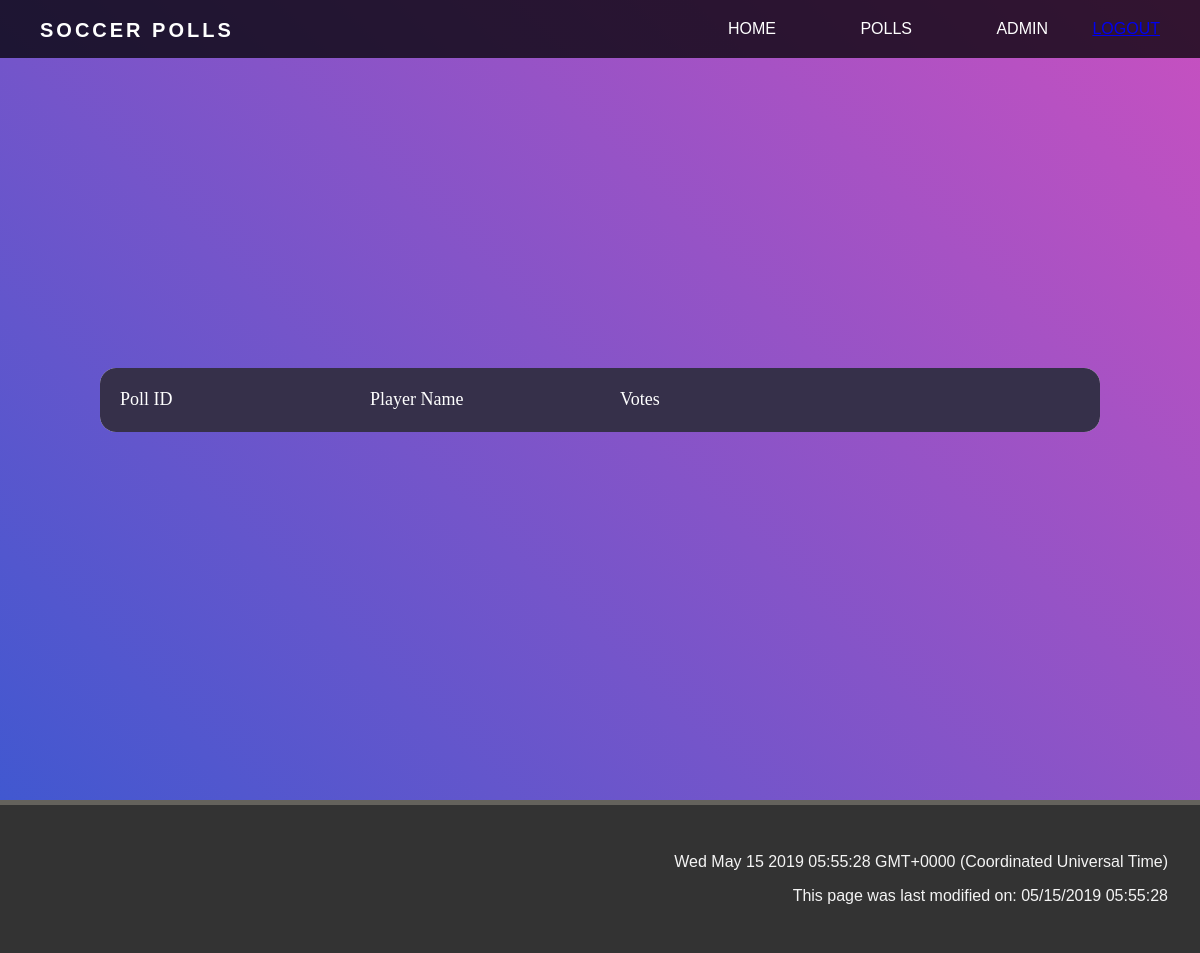
The page /poll/1 (signed in) on the database as committed earlier.
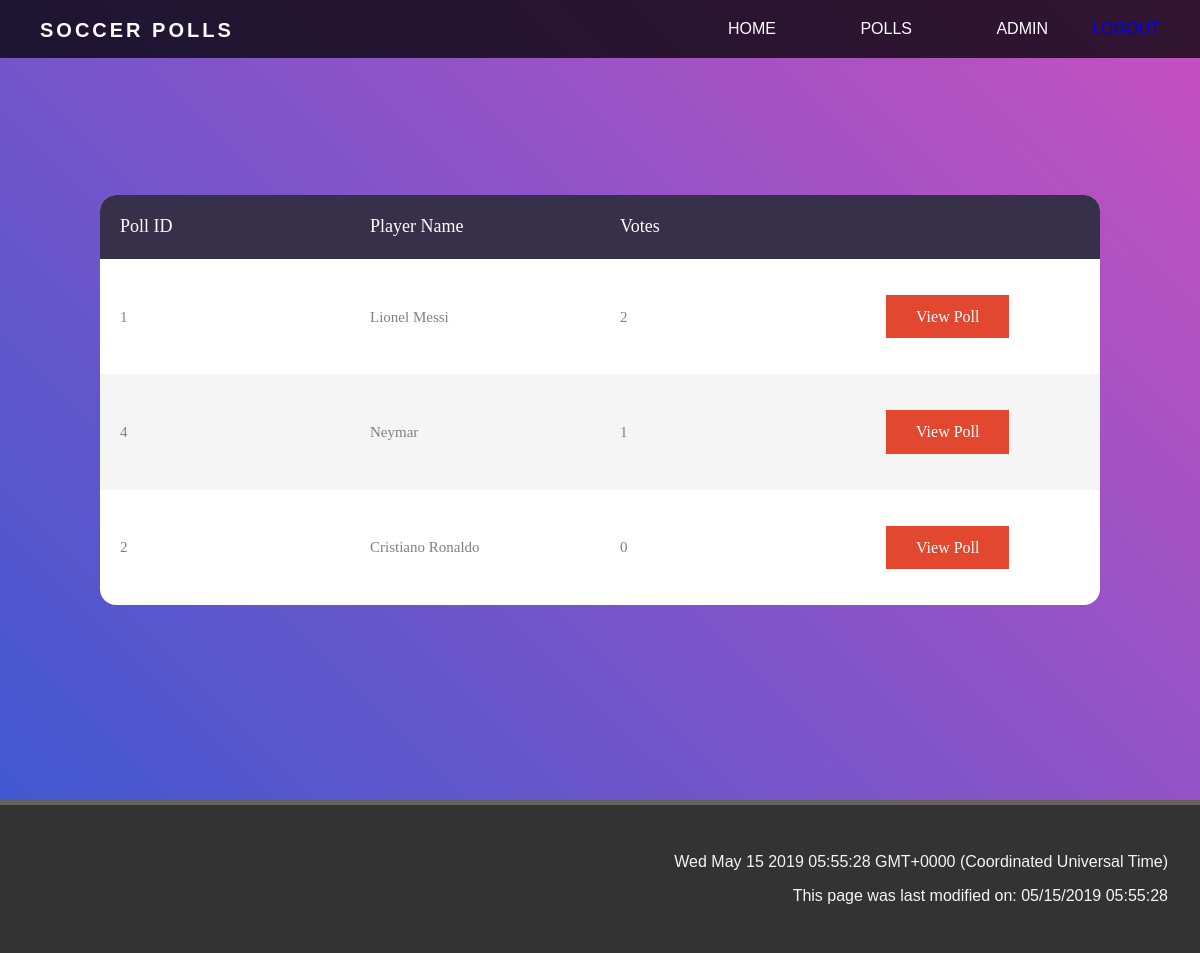
The same page on the database as committed later.
### app/models.py (models this page shows, shortened)
class PollPlayer(db.Model):
    pollplayerid = db.Column(db.Integer, primary_key=True)
    pollid =  db.Column(db.Integer, db.ForeignKey('polls.pollid'))
    playerid = db.Column(db.Integer, db.ForeignKey('player.playerid'))
    votecount = db.Column(db.Integer)

class Player(db.Model):
    playerid = db.Column(db.Integer, primary_key=True)
    playername = db.Column(db.String(128), index=True, unique=False)
    nationality = db.Column(db.String(64), index=True, unique=False)
    club = db.Column(db.String(64), index=True, unique=False)
    presentpoll = db.relationship('PollPlayer', backref='playerentry', lazy='dynamic')

### app/routes.py (the view)
@app.route('/poll/<pollid>')
def poll(pollid):
    thispoll = Polls.query.filter_by(pollid=pollid).first()
    votes = PollPlayer.query.filter_by(pollid=pollid)
    return render_template('poll.html', poll=thispoll, votes=votes)

### app/models.py (called while the page is built)
@login.user_loader
def load_user(id):
    return User.query.get(int(id))

### app/templates/poll.html (shortened to what this page needs)
{% extends "base2.html" %}
{% block content %}
<div class="container-table100">
    <div class="table100">
        <table>
            <thead>
                <tr class="table100-head">
                    <th class="column">Poll ID</th>
                    <th class="column">Player Name</th>
                    <th class="column">Votes</th>
                    <th class="column"></th>
                </tr>
            </thead>
            <tbody>
                {% for entry in votes %}
                <tr id= poll.id >
                    <td class="column">{{ entry.playerid }} </td>
                    <td class="column">{{ entry.playerentry.playername }} </td>
                    <td class="column">{{ entry.votecount }} </td>
                    <td class="column"><a href="#" class="button">View Poll </a></td>
                </tr>
                {% endfor %}
        </table>
    </div>
</div>
</body>
{% endblock %}

### app/templates/base2.html (shortened to what this page needs)
<!DOCTYPE html>
<head>
    <link rel="stylesheet" href="https://use.fontawesome.com/releases/v5.7.0/css/all.css"
>
    <link rel="stylesheet" type="text/css" href="{{ url_for('static',filename='style/style.css') }}" />
</head>
<body>
    <header>
        <nav class="navbar">
            <div class="logo">Soccer Polls</div>
            <ul class="navbar-not-home">
                <li><a href="{{ url_for('index') }}">Home</a></li>
                <li><a href="{{ url_for('polllist') }}">Polls</a></li>
                {% if current_user.admin %}
                <li><a href="{{ url_for('admin') }}">Admin</a></li>
                {% endif%}
                {% if current_user.is_anonymous %}
                <li><a id="active" href="{{ url_for('login') }}">Login</a></li>
                {% else %}
                <a id="active" href="{{ url_for('logout') }}">Logout</a>
                {% endif %}
            </ul>
        </nav>
    </header>
    <div>
        {% block content %}
        {% endblock %}
    <footer class="dark-background">
        <p id="demo"> </p>
        <p id="demo2"> </p>
    </footer>
</body>
</html>

### app/static/style/style.css (style rules this page uses)
*, *::before, *::after { box-sizing: border-box; }
body { margin: 0; padding: 0; font-family: 'PT Sans', sans-serif; font-weight: 400; background-color: #fff; }
.dark-background { background: #333; color: #f4f4f4; }
.button { text-decoration: none; display: inline-block; color: white; font-size: 16px; padding: 12px 30px; background-color: var(--redbutton); margin: 1rem; }
footer { padding: 2rem; border-top: 5px solid #64625c; color: #fff; left: 0; bottom: 0; width: 100%; }
footer p { text-align: right; color: #f4f4f4; }
header { text-transform: uppercase; }
.logo { position: fixed; float: left; color: white; font-weight: bold; font-size: 20px; letter-spacing: 3px; padding-left: 40px; line-height: inherit; height: inherit; font-family: 'Work Sans', sans-serif; }
nav { top: 0; left: 0; position: fixed; z-index: 10; width: 100%; line-height: 60px; }
nav ul { line-height: 50px; list-style: none; background: var(--headercolour); overflow: hidden; color: white; text-align: right; margin: 0; padding-right: 40px; transition: 0.3s; }
.navbar-not-home { background: var(--colourchange); }
nav ul li { display: inline-block; padding: 4px 10px;; }
nav ul li a { text-decoration: none; color: white; font-size: 16px; padding: 12px 30px; opacity: 1; position: relative; }
nav ul li a::before { content: ''; display: block; height: 5px; background: white; position: absolute; top: -5px; left: 0; right: 0; transform: scale(0, 1); transition: ease-in-out 0.25s; }
.container-table100 { width: 100%; min-height: 100vh; background: linear-gradient(45deg, #4158d0, #c850c0); display: flex; align-items: center; justify-content: center; padding: 6rem 6rem; }
table { border-collapse: collapse; background: white; border-radius: 1rem; overflow: hidden; text-align: left; }
table thead tr { height: 4rem; background: #36304a; }
table tbody tr { height: 3rem; }
.table100-head th { font-family: OpenSans-Regular; font-size: 18px; color: #fff; line-height: 1.2; font-weight: unset; }
tbody tr:nth-child(even) { background-color: #f5f5f5; }
tbody tr { font-family: OpenSans-Regular; font-size: 15px; color: #808080; line-height: 1.2; font-weight: unset; }
.column { padding: 20px 20px; width: 250px; }

Rows that differ between the two databases and show on the page:
added PollPlayer: playerid "1", playerentry.playername "Lionel Messi", votecount "2"
added PollPlayer: playerid "4", playerentry.playername "Neymar", votecount "1"
added PollPlayer: playerid "2", playerentry.playername "Cristiano Ronaldo", votecount "0"
